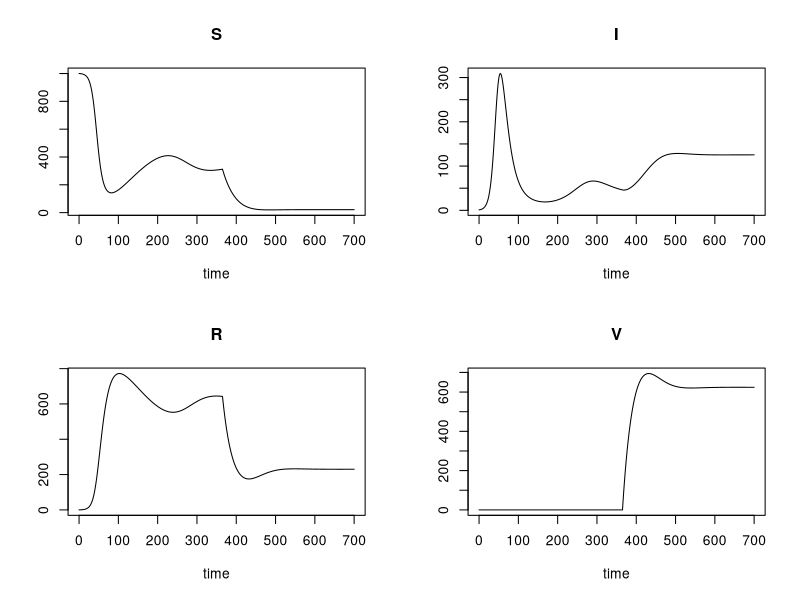

Reproduce this figure in R.
rm(list=ls())
library(deSolve)

#Define SIR model as function (later used in the ODE solver)
SIRV_func <- function(t, SIRV, P) {
  S <- SIRV[1]
  I <- SIRV[2]
  R <- SIRV[3]
  V <- SIRV[4]
  
  #Assume that vaccination takes time to get in place at some time t_vaccine
  if (t<P$t_vaccine) { #before vaccination the model as before
    dSdt <- -P$beta * I * S + P$gamma*R 
    dIdt <- P$beta * I * S - P$rho * I 
    dRdt <- P$rho * I - P$gamma*R
    dVdt <- 0
  } else { #after vaccination 
    dSdt <- -P$beta * I * S + P$gamma*R - P$c*S 
    dIdt <- P$beta * I * S - P$rho * I + (1-P$vaccine_efficiency)*P$beta*I*V
    dRdt <- P$rho * I - P$gamma*R - P$c*R
    dVdt <- P$c*(S+R) - (1-P$vaccine_efficiency)*P$beta*I*V
  }
  return(list(c(dSdt,dIdt,dRdt,dVdt)))
}

SIRV0 <- c(S=1000, I=1, R=0, V=0)
R0 <- 3
rho <- 1/14
beta <- rho*R0/SIRV0[1]


#Parameters as before but now also with c (vaccination rate), t_vaccine (time vaccination is possible) and vaccination efficiency
# Assume that vaccination is done within 30 days
# Assume that vaccination came into place after one year
# Assume that efficiency < 100% gives infection of the vaccinated population 

P <- list(beta=beta, rho=rho, gamma=1/180, c=1/30, t_vaccine=365, vaccine_efficiency=0.5)

#Test if the R0 makes sense
R0 <- 1/P$rho * P$beta * SIRV0[1]
cat('R0 = ', R0)

tt <- seq(0,700, by=1)
result <- ode(y=SIRV0, func=SIRV_func, parms=P, times=tt)
plot(result)
